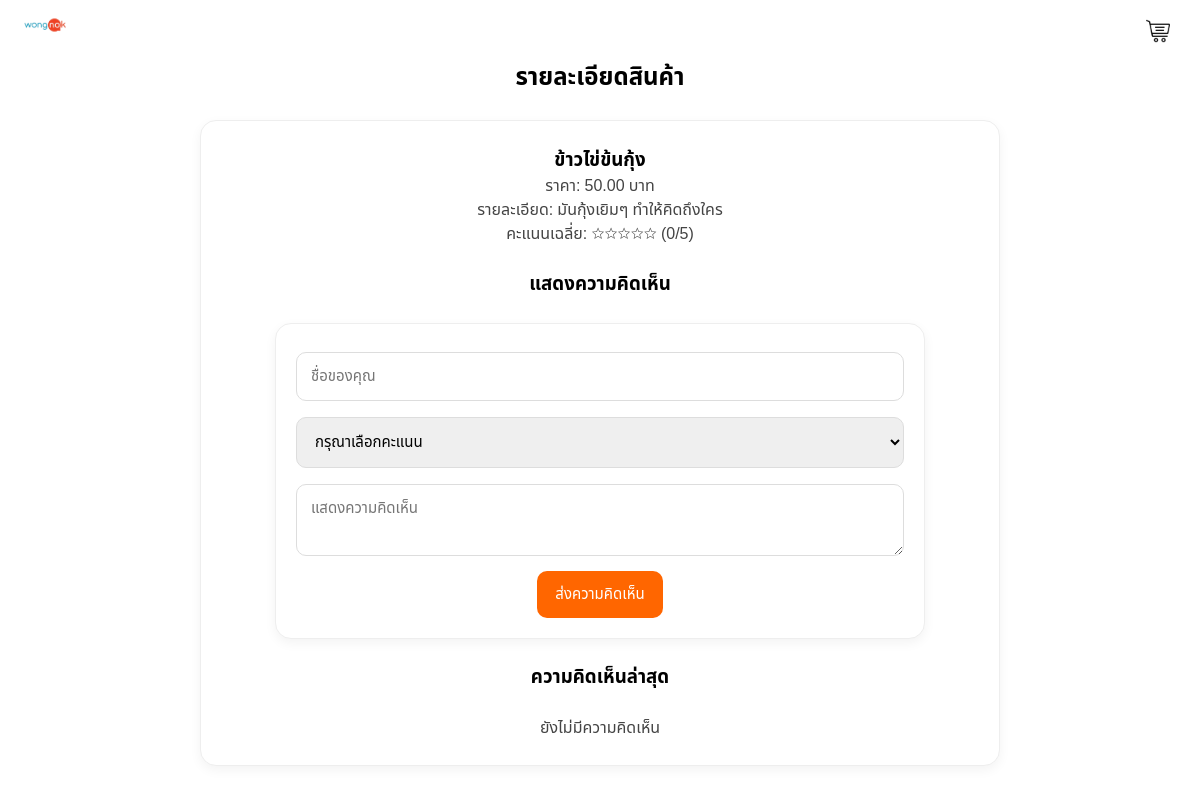
Before: /review.php?food_id=2 with the older database file.
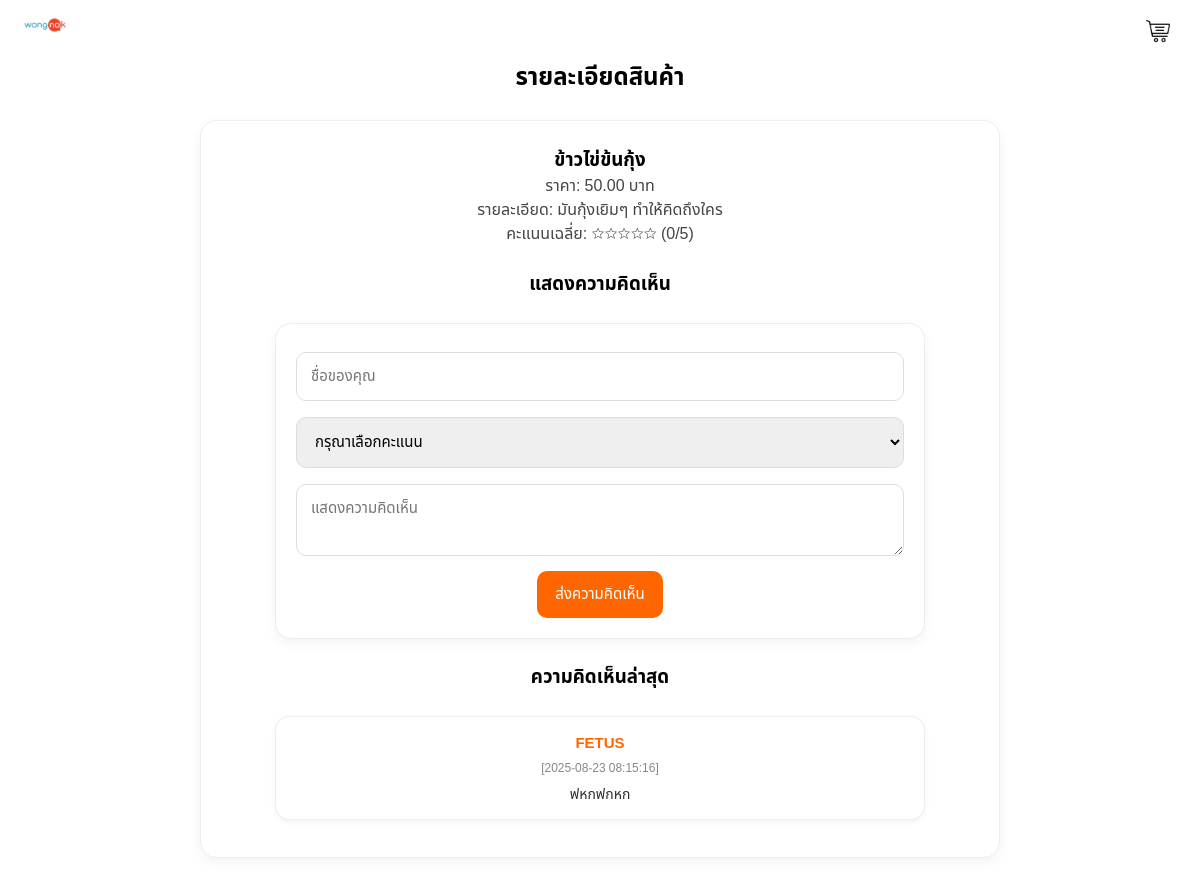
After: the same page with the newer database file.
### tables this page shows
CREATE TABLE `menu_db` (
  `id` int(11) NOT NULL,
  `food_name` varchar(255) NOT NULL,
  `category` enum('ข้าว','ของทอด','ยำ') NOT NULL,
  `price` decimal(6,2) NOT NULL,
  `detail` text DEFAULT NULL
);

CREATE TABLE `comments` (
  `id` int(11) NOT NULL,
  `food_id` int(11) NOT NULL,
  `username` varchar(255) NOT NULL,
  `comment` text NOT NULL,
  `create_at` timestamp NOT NULL DEFAULT current_timestamp(),
  `rating` tinyint(4) DEFAULT NULL CHECK (`rating` between 1 and 5)
);

### review.php (the view, shortened to what this page needs)
<?php
$servername = "localhost";
$username   = "root";
$password   = "";
$dbname     = "fooddelivery_db";
$conn = new mysqli($servername, $username, $password, $dbname);
$food_id = intval($_GET['food_id']);
$sql = "SELECT m.*, ROUND(AVG(c.rating),1) as avg_rating
       FROM menu_db m
       LEFT JOIN comments c ON m.id = c.food_id
       WHERE m.id = $food_id
       GROUP BY m.id";
$result = $conn->query($sql);
$food = $result->fetch_assoc();
$sql_comments = "SELECT * FROM comments WHERE food_id = $food_id ORDER BY create_at DESC";
$result_comments = $conn->query($sql_comments);
function renderStars($rating){
   $stars = "";
   for($i=1; $i<=5; $i++){
       $stars .= ($i <= $rating) ? "⭐" : "☆";
   }
   return $stars;
}
?>
<!DOCTYPE html>
<html lang="th">
<head>
  <link rel="stylesheet" href="review.css">
</head>
<body>
  <nav>
    <h1>
      <a href="index.php">
        <img src="wongnokrmbg.png" alt="brand">
      </a>
    </h1>
    <ul>
      <li class="cart-icon">
        <a href="cart.php">
          <img src="cart2.png" alt="Cart">
        </a>
      </li>
    </ul>
  </nav>
<h2>รายละเอียดสินค้า</h2>
<br>
<div class="food-detail">
   <h3><?= htmlspecialchars($food['food_name']) ?></h3>
   <p>ราคา: <?= htmlspecialchars($food['price']) ?> บาท</p>
   <p>รายละเอียด: <?= nl2br(htmlspecialchars($food['detail'])) ?></p>
   <p>คะแนนเฉลี่ย:
       <?= renderStars(round($food['avg_rating'])) ?>
       (<?= $food['avg_rating'] ?: 0 ?>/5)
   </p>
<br>
<h3>แสดงความคิดเห็น</h3>
<form method="post" class="comment-form">
   <input type="text" name="username" placeholder="ชื่อของคุณ" required>
   <select name="rating" required>
       <option value="">กรุณาเลือกคะแนน</option>
   </select>
   <textarea name="comment" placeholder="แสดงความคิดเห็น" required></textarea>
   <button type="submit">ส่งความคิดเห็น</button>
</form>
<br>
<h3>ความคิดเห็นล่าสุด</h3>
<div class="comment-list">
   <?php
   if($result_comments->num_rows > 0){
       while($row = $result_comments->fetch_assoc()){
           echo "<div class='comment-box'>";
           echo "<strong>".htmlspecialchars($row['username'])."</strong> ";
           echo " <small>[".$row['create_at']."]</small>";
           echo "<p>".nl2br(htmlspecialchars($row['comment']))."</p>";
           echo "</div>";
       }
   } else {
       echo "<p>ยังไม่มีความคิดเห็น</p>";
   }
   ?>
</div>
</body>
</html>

### review.css (style rules this page uses)
* { font-family: 'Noto Sans Thai',sans-serif; padding: 0; margin: 0; box-sizing: border-box; }
.food-detail { border: 1px solid #eee; padding: 25px; border-radius: 16px; margin-bottom: 25px; background: #fff; box-shadow: 0 4px 12px rgba(0,0,0,0.05); text-align: center; max-width: 800px; margin-left: auto; margin-right: auto; }
.food-detail p { font-size: 16px; color: #444; }
.comment-form { margin-top: 25px; max-width: 650px; margin-left: auto; margin-right: auto; background: #fff; padding: 20px; border-radius: 16px; border: 1px solid #eee; box-shadow: 0 4px 12px rgba(0,0,0,0.05); }
.comment-form input, .comment-form textarea, .comment-form select { width: 100%; padding: 12px 14px; margin: 8px 0; border: 1px solid #ddd; border-radius: 10px; font-size: 15px; transition: all 0.2s ease; }
.comment-form button { background: #ff6600; color: #fff; border: none; padding: 12px 18px; border-radius: 10px; cursor: pointer; font-size: 15px; transition: background 0.2s; }
.comment-list { margin-top: 25px; max-width: 650px; margin-left: auto; margin-right: auto; }
.comment-box { background: #fff; border: 1px solid #eee; border-radius: 14px; padding: 14px 18px; margin-bottom: 12px; box-shadow: 0 2px 6px rgba(0,0,0,0.05); }
.comment-box strong { color: #ff6600; font-size: 15px; }
.comment-box small { color: #888; display: block; margin-top: 4px; font-size: 12px; }
.comment-box p { margin-top: 8px; font-size: 14px; color: #333; line-height: 1.4; }
nav { background: white; color: white; display: flex; justify-content: space-between; align-items: center; padding: 10px 20px; height: 60px; box-sizing: border-box; }
nav h1 { margin: 0; font-size: 1.5rem; }
nav ul { list-style: none; display: flex; margin: 0; padding: 0; }
nav ul li { position: relative; margin-left: 20px; }
nav ul li a { color: black; text-decoration: none; padding: 5px 10px; display: block; line-height: 40px; }
nav h1 a { color: black; text-decoration: none; }
nav ul { list-style: none; display: flex; align-items: center; gap: 20px; height: 100%; }
nav ul li { position: relative; }
nav ul li.cart-icon img { width: 24px; height: 24px; vertical-align: middle; cursor: pointer; }
nav h1 img { height: 50px; width: auto; }
h2 { text-align: center; }

Changed rows visible on the page:
added comments: username "FETUS", create_at "2025-08-23 08:15:16", comment "ฟหกฟกหก"
Other visible differences:
text no longer shown: "ยังไม่มีความคิดเห็น"
